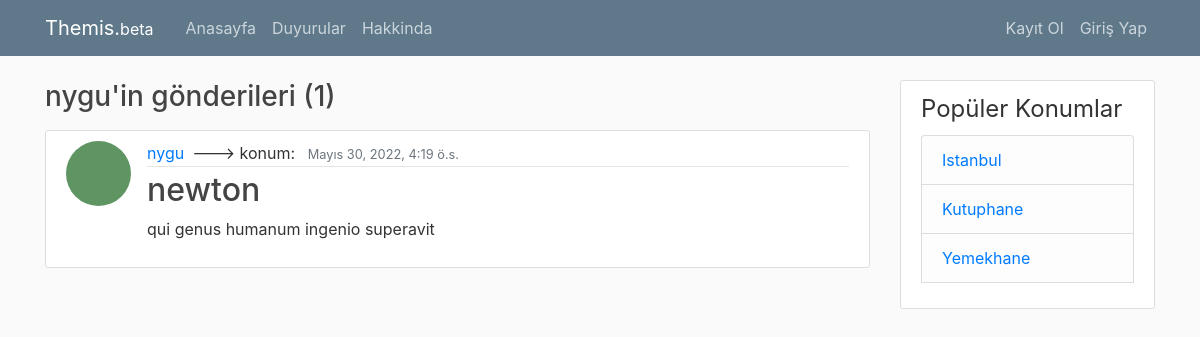
/user/nygu, run on the app's committed database.
### blog/models.py (models this page shows, shortened)
class Post(models.Model):
    title = models.CharField(max_length=100)
    content = models.TextField(default="")
    date_posted = models.DateTimeField(default=timezone.now)
    author = models.ForeignKey(User, on_delete=models.CASCADE)  #if is deleted than delete their posts
    location = models.CharField(max_length=100, default="")
    tags = TaggableManager()
    likes = models.ManyToManyField(User, related_name='blog_posts')
    mood = models.CharField(max_length=20, default="")

### users/models.py (models this page shows, shortened)
class Profile(models.Model):
	user = models.OneToOneField(User, on_delete=models.CASCADE) #with user modele have a one to one relationship--- İF USER DELETED DELETE THE PROFILE
	image = models.ImageField(default='default.jpg', upload_to='profile-pics')

### blog/views.py (the view)
# urls.py: path('user/<str:username>', UserPostListView.as_view(), name="user-posts"),
class UserPostListView(ListView):
	model = Post
	template_name = 'blog/user_posts.html'
	context_object_name = 'posts'
	paginate_by = 199
	def get_queryset(self):
		user = get_object_or_404(User, username=self.kwargs.get('username'))
		return Post.objects.filter(author = user).order_by('-date_posted')

### blog/templates/blog/user_posts.html
{% extends "blog/base.html" %}
{% block content%}
	<h3 class="mb-3"> {{ view.kwargs.username }}'in gönderileri ({{page_obj.paginator.count}}) </h3>
	{% for post in posts %}
		<article class="media content-section">
		  <img class='rounded-circle article-img' src="{{ post.author.profile.image.url }}">
		  <div class="media-body">
		    <div class="article-metadata">
		      <a class="mr-2" href="{% url 'user-posts' post.author.username %}">{{ post.author }}</a>--->
		      konum: <a class="mr-2" href="#">{{ post.location }}</a>
		      <small class="text-muted">{{ post.date_posted}}</small>
		    </div>
		    <h2><a class="article-title" href="{% url 'post-detail' post.id %}">{{ post.title }}</a></h2>
		    <p class="article-content">{{ post.content }}</p>
		  </div>
		</article>
	{% endfor %}
{% endblock content %}

### blog/static/blog/main.css (style rules this page uses)
body { background: #fafafa; color: #333333; margin-top: 5rem; }
h1, h2, h3, h4, h5, h6 { color: #444444; }
.content-section { background: #ffffff; padding: 10px 20px; border: 1px solid #dddddd; border-radius: 3px; margin-bottom: 20px; }
.article-title { color: #444444; }
.article-content { white-space: pre-line; }
.article-img { height: 65px; width: 65px; margin-right: 16px; }
.article-metadata { padding-bottom: 1px; margin-bottom: 4px; border-bottom: 1px solid #e3e3e3 }

### data on the page
Post: author.profile.image (placeholder picture), author "nygu", date_posted "Mayıs 30, 2022, 4:19 ö.s.", title "newton", content "qui genus humanum ingenio superavit"

### other printed values
{{ view.kwargs.username }} "nygu"
{{ page_obj.paginator.count }} "1"
